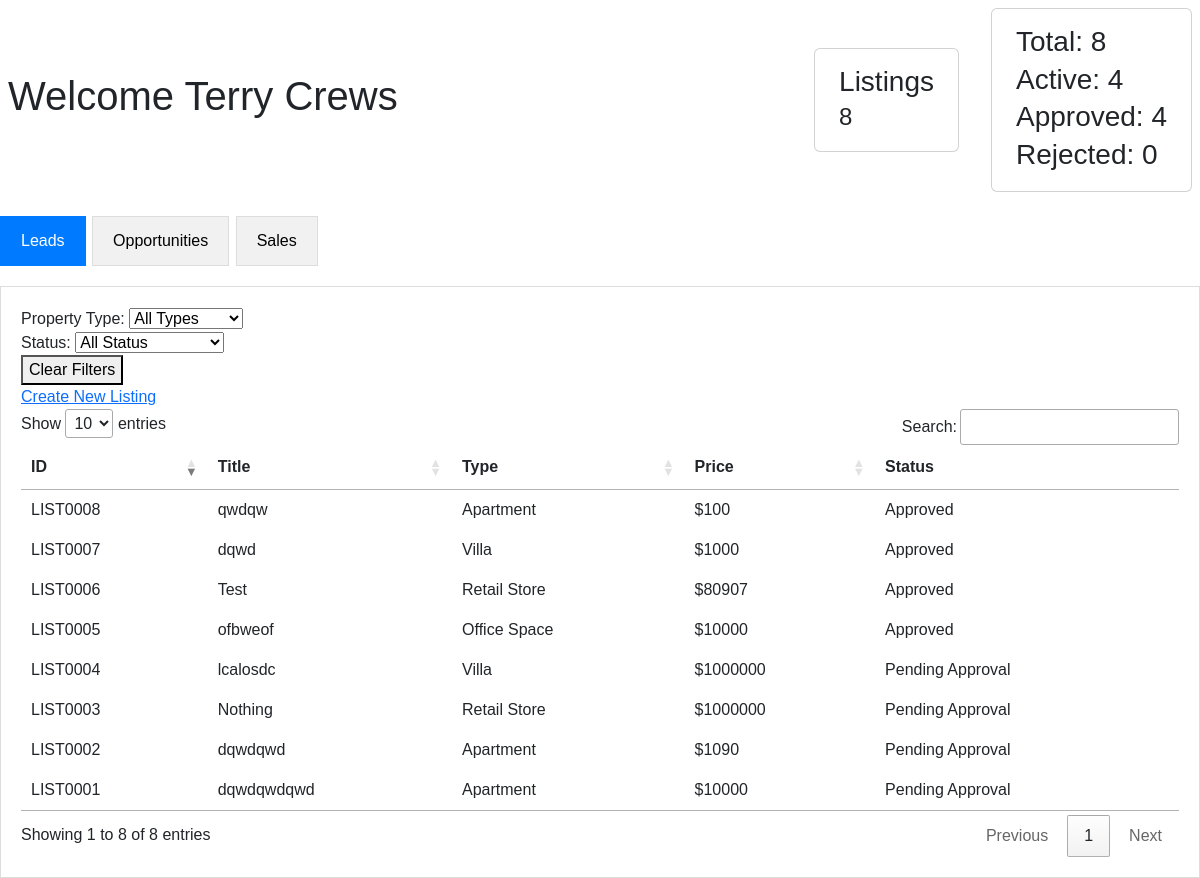
/dashboard/salesman/ (signed in), run on an earlier commit of the app's database.
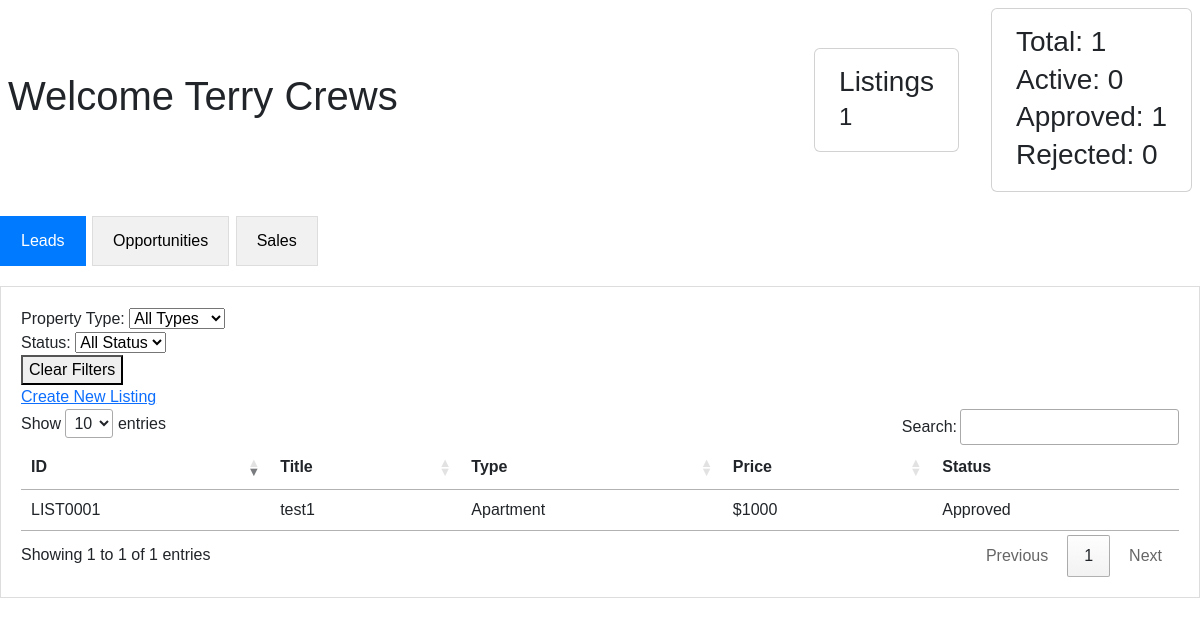
And on a later commit of the database.
### accounts/models.py (models this page shows, shortened)
class User(AbstractUser):
    class Role(models.TextChoices):
        CEO = "CEO", "CEO",
        MANAGER = "Manager", "Manager",
        SALESMAN = "Salesman", "Salesman"
    role = models.CharField(
        max_length=20,
        choices=Role.choices,
        default=Role.SALESMAN
    )
    branch = models.ForeignKey(
        'org.Branch',
        on_delete=models.SET_NULL,
        null=True,
        blank=True,
        related_name='users'
    )

### inventory/models.py (models this page shows, shortened)
class Listing(models.Model):
    class typeChoices(models.TextChoices):
        VILLA = "Villa", "Villa"
        APARTMENT = "Apartment", "Apartment"
        WAREHOUSE = "Warehouse", "Warehouse"
        RETAIL_STORE = "Retail", "Retail Store"
        OFFICE_SPACE = "Office", "Office Space"
    class leadStatusChoices(models.TextChoices):
        PENDING = "Pending", "Pending Approval"
        REJECTED = "Rejected", "Rejected"
        APPROVED = "Approved", "Approved"
    class oppStatusChoices(models.TextChoices):
        PROSPECTING = "Prospecting", "Prospecting"
        NEGOTIATING = "Negotiating", "Negotiating"
        PENDING = "Pending", "Pending Approval"
        REJECTED = "Rejected", "Rejected"
        APPROVED = "Approved", "Approved"
    class saleStatusChoices(models.TextChoices):
        PROCESSING = "Processing", "Processing"
        CLOSED_WON = "ClosedW", "Closed Won"
        CLOSED_LOST = "ClosedL", "Closed Lost"
    id = models.CharField(max_length=10, primary_key=True)
    branch  = models.ForeignKey(
        'org.Branch',
        on_delete=models.CASCADE,
        related_name='listings'
    )
    type = models.TextField(
        choices=typeChoices.choices,
        default=typeChoices.APARTMENT)
    proposed_price = models.DecimalField(max_digits=12, decimal_places=2)
    title = models.CharField(max_length=200)
    address = models.TextField()
    city = models.CharField(max_length=100)
    lead_status = models.TextField(
        choices=leadStatusChoices.choices,
        default=leadStatusChoices.PENDING
    )
    lead_approved_by = models.ForeignKey(
        'accounts.User',
        on_delete=models.SET_NULL,
        null=True,
        blank=True,
        related_name='approved_leads'
    )
    lead_approved_at = models.DateTimeField(null=True, blank=True)
    opp_status = models.TextField(
        choices=oppStatusChoices.choices,
        default=oppStatusChoices.PENDING,
        null=True, blank=True
    )
    opp_approved_by = models.ForeignKey(
        'accounts.User',
        on_delete=models.SET_NULL,
        null=True,
        blank=True,
        related_name='approved_opportunities'
    )
    opp_approved_at = models.DateTimeField(null=True, blank=True)
    opp_price = models.DecimalField(max_digits=12, decimal_places=2, null=True, blank=True)
    sale_status = models.TextField(
        choices=saleStatusChoices.choices,
        default=saleStatusChoices.PROCESSING,
        null=True, blank=True
    )
    sale_closed_at = models.DateTimeField(null=True, blank=True)
    sale_price = models.DecimalField(max_digits=12, decimal_places=2, null=True, blank=True)
    created_at = models.DateTimeField(auto_now_add=True)
    updated_at = models.DateTimeField(auto_now=True)
    is_active = models.BooleanField(default=True)
    assigned_salesman = models.ForeignKey(
        'accounts.User',
        on_delete=models.SET_NULL,
        null=True,
        blank=True,
        related_name='assigned_salesmen',
        limit_choices_to={'role': 'Salesman'},
    )
    comments = models.CharField(null=True, max_length=100, blank=True)

### dashboards/views.py (the view, shortened to what this page needs)
# urls.py: path('salesman/', views.salesman_dashboard, name='salesman_dashboard'),
@login_required
@user_passes_test(is_salesman)
def salesman_dashboard(request):
    listings = listings_visible_to(request.user)
    lead_count = listings.filter(
        Q(lead_status=Listing.leadStatusChoices.PENDING) |
        Q(lead_status=Listing.leadStatusChoices.APPROVED) |
        Q(lead_status=Listing.leadStatusChoices.REJECTED)).count()
    lead_active_count = listings.filter(lead_status=Listing.leadStatusChoices.PENDING).count()
    lead_approved_count = listings.filter(lead_status=Listing.leadStatusChoices.APPROVED).count()
    lead_rejected_count = listings.filter(lead_status=Listing.leadStatusChoices.REJECTED).count()
    opp_count = listings.filter(
        Q(opp_status=Listing.oppStatusChoices.PENDING) |
        Q(opp_status=Listing.oppStatusChoices.PROSPECTING) |
        Q(opp_status=Listing.oppStatusChoices.NEGOTIATING) |
        Q(opp_status=Listing.oppStatusChoices.APPROVED) |
        Q(opp_status=Listing.oppStatusChoices.REJECTED)).count()
    opp_active_count = listings.filter(
        Q(opp_status=Listing.oppStatusChoices.PENDING) |
        Q(opp_status=Listing.oppStatusChoices.PROSPECTING) |
        Q(opp_status=Listing.oppStatusChoices.NEGOTIATING)).count()
    opp_approved_count = listings.filter(opp_status=Listing.oppStatusChoices.APPROVED).count()
    opp_rejected_count = listings.filter(opp_status=Listing.oppStatusChoices.REJECTED).count()
    sale_count = listings.filter(
        Q(sale_status=Listing.saleStatusChoices.PROCESSING) |
        Q(sale_status=Listing.saleStatusChoices.CLOSED_WON) |
        Q(sale_status=Listing.saleStatusChoices.CLOSED_LOST)).count()
    sale_active_count = listings.filter(sale_status=Listing.saleStatusChoices.PROCESSING).count()
    sale_won_count = listings.filter(sale_status=Listing.saleStatusChoices.CLOSED_WON).count()
    sale_lost_count = listings.filter(sale_status=Listing.saleStatusChoices.CLOSED_LOST).count()
    stage = request.POST.get('stage', 'lead')
    context = {
        'listings': listings,
        'lead_count': lead_count,
        'lead_active_count': lead_active_count,
        'lead_approved_count': lead_approved_count,
        'lead_rejected_count': lead_rejected_count,
        'opp_count': opp_count,
        'opp_active_count': opp_active_count,
        'opp_approved_count': opp_approved_count,
        'opp_rejected_count': opp_rejected_count,
        'sale_count': sale_count,
        'sale_active_count': sale_active_count,
        'sale_won_count': sale_won_count,
        'sale_lost_count': sale_lost_count,
        'stage': stage
    }
    return render(request, 'dashboards/salesman_dashboard.html', context)

### dashboards/views.py (called while the page is built)
def is_salesman(user):
    return user.groups.filter(name='Salesman').exists()

### inventory/views.py (called while the page is built)
def listings_visible_to(user):
    if not user.is_authenticated:
        return Listing.objects.none()
    if user.role == 'Salesman':
        return Listing.objects.filter(
            branch=user.branch,
            assigned_salesman=user
        )
    elif user.role == 'Manager':
        return Listing.objects.filter(branch=user.branch)
    elif user.role == 'CEO':
        return Listing.objects.all()
    return Listing.objects.none()

### dashboards/templates/dashboards/salesman_dashboard.html (shortened to what this page needs)
{% extends 'dashboards/base_dashboard.html' %}
{% block content %}
{{ block.super }}
<div id="lead" class="tabcontent" style="display: block;">
    <form method="post" id="batch-form-leads">
        <div>
            <div>
                <label>Property Type:</label>
                <select id="typeFilterLeads">
                    <option value="">All Types</option>
                </select>
            </div>
            <div>
                <label>Status:</label>
                <select id="statusFilterLeads">
                    <option value="">All Status</option>
                </select>
            </div>
            <div>
                <button type="button" id="clearFiltersLeads">Clear Filters</button>
            </div>
        </div>
        <div>
            {% if perms.inventory.add_listing %}
            <div>
                <a href="{% url 'inventory:listing_create_salesman' %}">
                    Create New Listing
                </a>
            </div>
            {% endif %}
        </div>
        <div>
            {% if listings %}
            <table id="salesman-leads-table">
                <thead>
                    <tr>
                        <th>ID</th>
                        <th>Title</th>
                        <th>Type</th>
                        <th>Price</th>
                        <th>Status</th>
                    </tr>
                </thead>
                <tbody>
                    {% for listing in listings %}
                    <tr>
                        <td>{{ listing.id }}</td>
                        <td>{{ listing.title }}</td>
                        <td>{{ listing.get_type_display }}</td>
                        <td>${{ listing.proposed_price|floatformat:0 }}</td>
                        <td>
                            <span>
                                {{ listing.get_lead_status_display }}
                            </span>
                        </td>
                    </tr>
                    {% endfor %}
                </tbody>
            </table>
            {% else %}
            <p>No listings found.</p>
            {% endif %}
        </div>
    </form>
</div>
{% endblock %}

### dashboards/templates/dashboards/base_dashboard.html (shortened to what this page needs)
{% extends 'base.html' %}
{% block content %}
<div class="d-flex align-items-center gap-4 mb-4">
    <h1 class="flex-grow-1 mb-0 ms-2">Welcome {{ user.get_full_name }}</h1>
    <div class="card flex-shrink-1 mt-2 me-2">
        <div class="card-body py-3 px-4">
            <h3 class="card-title mb-1">Listings</h3>
            <h4 class="mb-1">{{ listings|length }}</h4>
        </div>
    </div>
    <div class="stats-group" id="stats-lead">
        <div class="card flex-shrink-1 mt-2 me-2">
            <div class="card-body py-3 px-4">
                <h3 class="card-title mb-1">Total: {{ lead_count }}</h3>
                <h3 class="card-title mb-1">Active: {{ lead_active_count }}</h3>
                <h3 class="card-title mb-1">Approved: {{ lead_approved_count }}</h3>
                <h3 class="card-title mb-1">Rejected: {{ lead_rejected_count }}</h3>
            </div>
        </div>
    </div>
</div>
<div class="menu">
    <button class="tablinks" onclick="switchTab(event, 'lead')">Leads</button>
    <button class="tablinks" onclick="switchTab(event, 'opportunity')">Opportunities</button>
    <button class="tablinks" onclick="switchTab(event, 'sale')">Sales</button>
</div>
{% endblock %}

### templates/base.html (shortened to what this page needs)
<!DOCTYPE html>
<html lang="en">
<head>
    <link rel="stylesheet" href="https://cdn.jsdelivr.net/npm/bootstrap@5.3.0/dist/css/bootstrap.min.css">
    <link rel="stylesheet" href="https://cdn.datatables.net/1.13.8/css/jquery.dataTables.min.css">
</head>
<body style="font-family: Arial, sans-serif;">
    {% block content %}
    {% endblock %}
</body>
</html>

### dashboards/templates/dashboards/base_dashboard.html (style rules this page uses)
.stats-group { display: flex; gap: 0.5rem; }
.tablinks.active { background-color: #007bff; color: white; }

### templates/base.html (style rules this page uses)
.menu { margin: 20px 0; }
.tablinks { padding: 12px 20px; border: 1px solid #ddd; background: #f1f1f1; cursor: pointer; margin-right: 2px; }
.tablinks.active { background: #007bff; color: white; border-color: #007bff; }
.tabcontent { display: none; padding: 20px; border: 1px solid #ddd; margin-top: 10px; }

What changed in the data, as far as the page shows it:
removed Listing: id "LIST0002", title "dqwdqwd", type "Apartment", proposed_price "1090", lead_status "Pending Approval"
removed Listing: id "LIST0003", title "Nothing", type "Retail Store", proposed_price "1000000", lead_status "Pending Approval"
removed Listing: id "LIST0004", title "lcalosdc", type "Villa", proposed_price "1000000", lead_status "Pending Approval"
removed Listing: id "LIST0005", title "ofbweof", type "Office Space", proposed_price "10000", lead_status "Approved"
removed Listing: id "LIST0006", title "Test", type "Retail Store", proposed_price "80907", lead_status "Approved"
removed Listing: id "LIST0007", title "dqwd", type "Villa", proposed_price "1000", lead_status "Approved"
removed Listing: id "LIST0008", title "qwdqw", type "Apartment", proposed_price "100", lead_status "Approved"
changed Listing "LIST0001": title "dqwdqwdqwd" → "test1"; proposed_price "10000" → "1000"; lead_status "Pending Approval" → "Approved"
Also different on the page:
{{ listings|length }}: "8" → "1"
{{ lead_count }}: "8" → "1"
{{ lead_active_count }}: "4" → "0"
{{ lead_approved_count }}: "4" → "1"
text written by a page script: "Show entries Search: Showing 1 to 8 of 8 entries Previous 1 Next" → "Show entries Search: Showing 1 to 1 of 1 entries Previous 1 Next"
